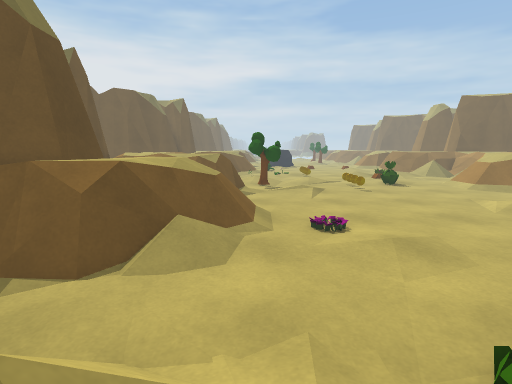
View 1 (above)

21 first-person views from a walk through a Unity game level. The camera is 1.4 m above the floor, tilts 8° down and sees 80° across. The floor is counted in squares, 0.63 m on a side. Each view is taken from the middle of a square. On the plan, view 1 faces up. The plan holds only what a view shows up to about 18 squares ahead; the rest is blank. The place goes on beyond the plan. The player character is not drawn.

View 2
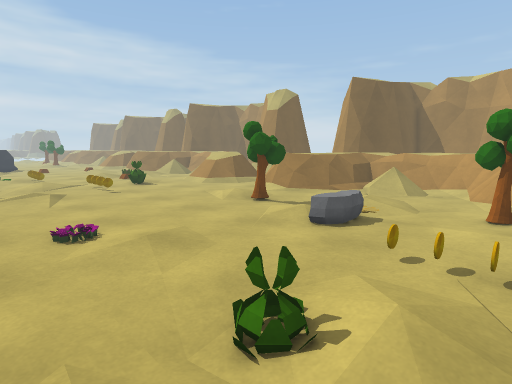

View 3
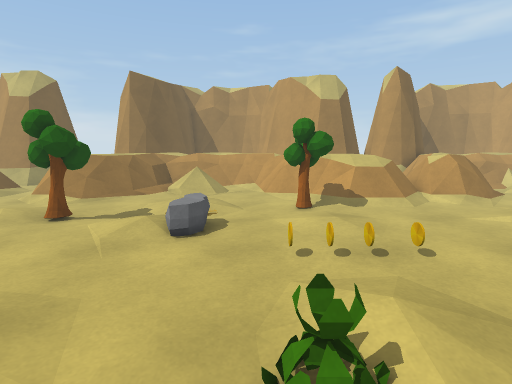

View 4
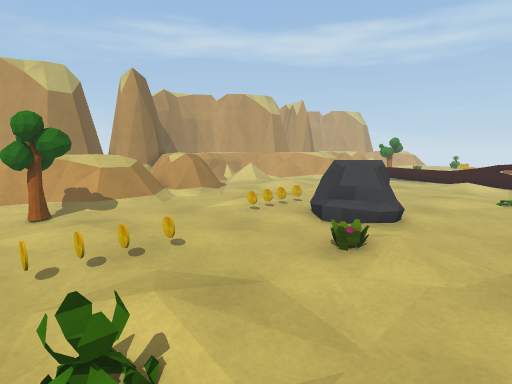

View 5
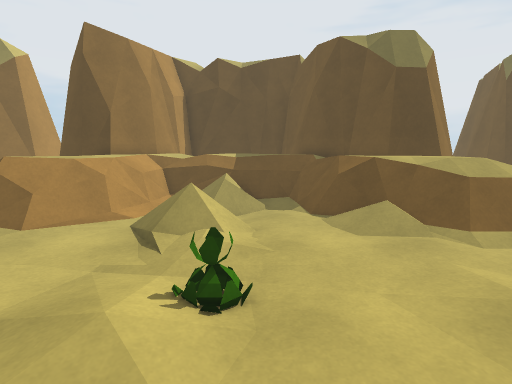

View 6
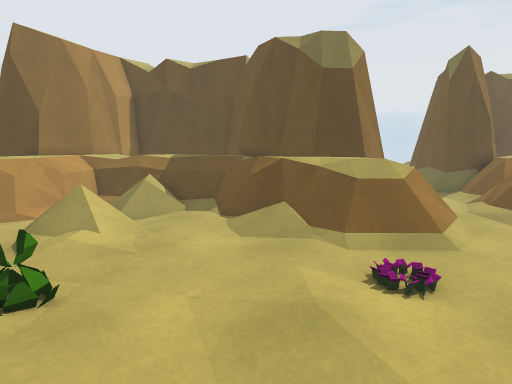

View 7
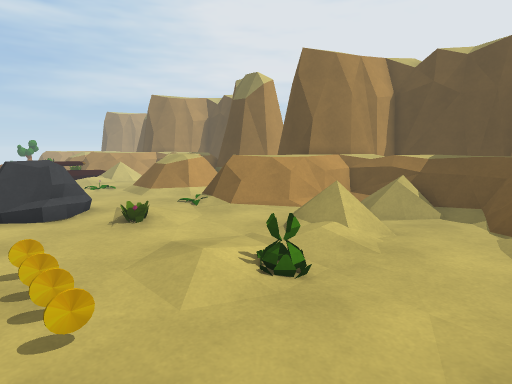

View 8
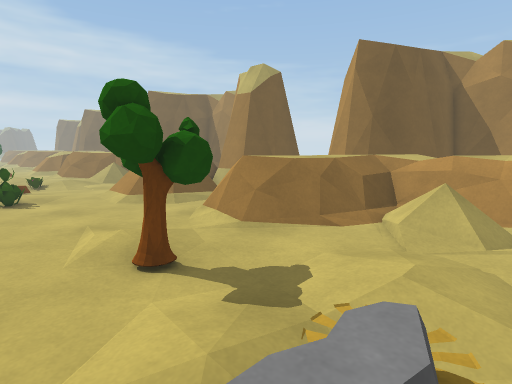

View 9
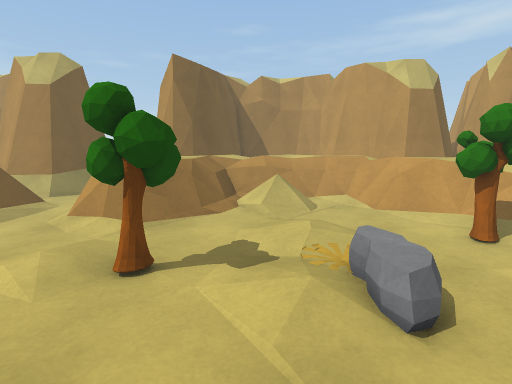

View 10
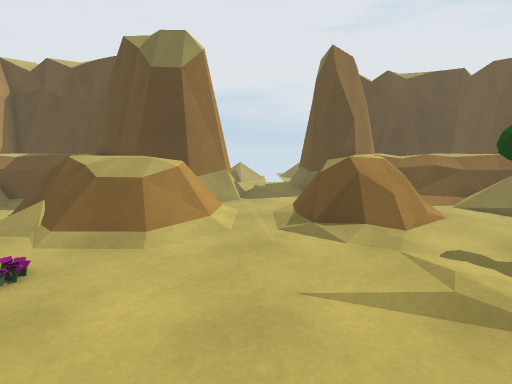

View 11
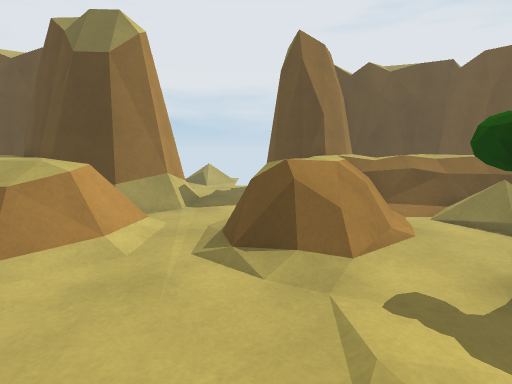

View 12
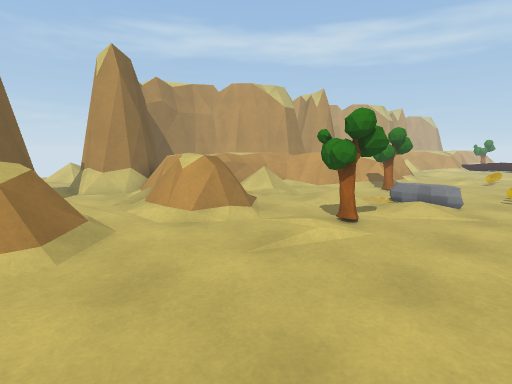

View 13
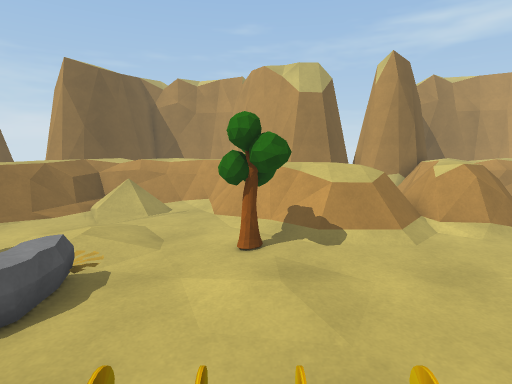

View 14
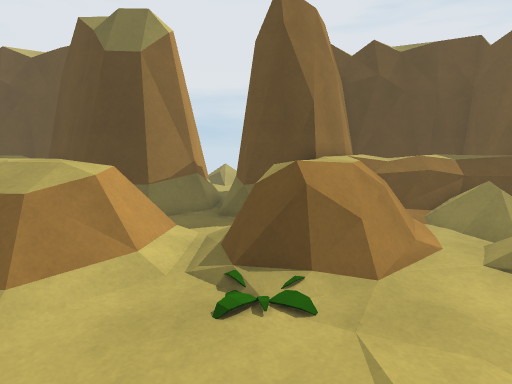

View 15
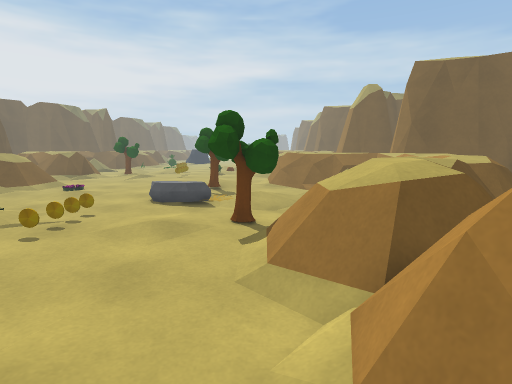

View 16
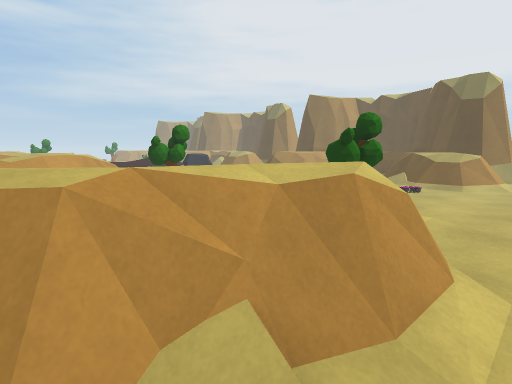

View 17
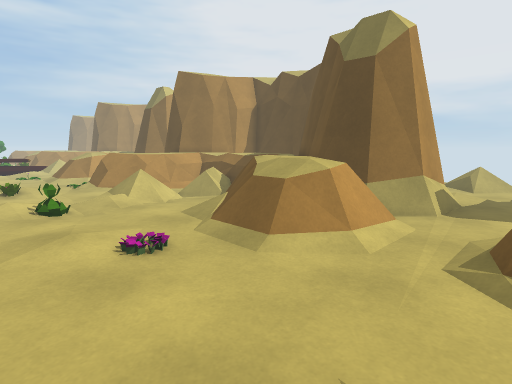

View 18
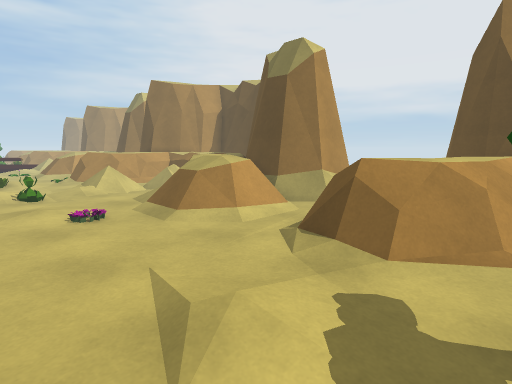

View 19
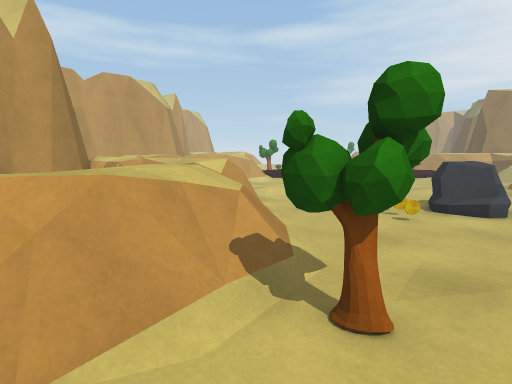

View 20
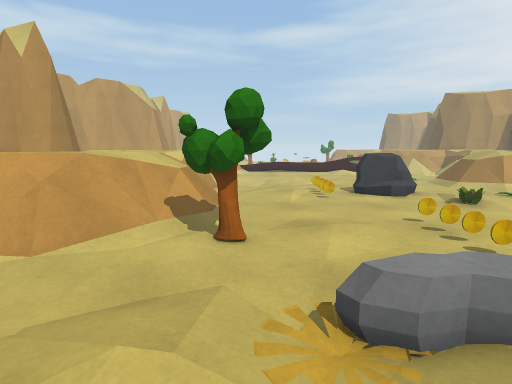

View 21
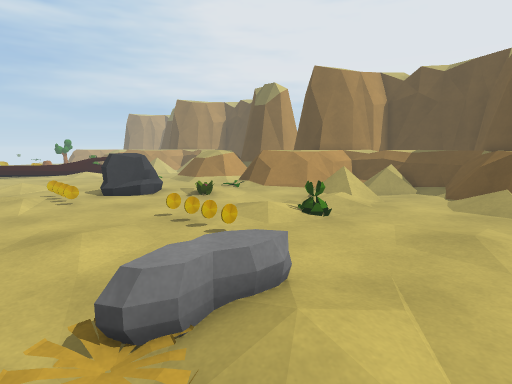

### Floor plan
Key: @ floor where view 1 was taken; # wall or solid block; x gap in a wall; . main floor; : floor 0.25 m higher than the main floor; + floor 0.5 m higher than the main floor; * floor 1 m higher than the main floor; % floor 1.25 m higher than the main floor; / step, stairs or slope; = window, fence, low wall or low ledge; ^ raised ledge; P plant; T tree; R rock; C coin; O other object.
Columns run from 15 left of view 1 to 19 right of it. Each row starts with its distance up from view 1.
 19       #^^^^=#..TTT...O PP...
 18       # ^^^===.......O......=*
 17       #^=^^^^==......O......===  ##
 16    ####===^^^^^...:.........#===..=
 15    ====...#====....................
 14   ..........##.....................
 13 /............................==#...
 12 //. ::####...//.............=^=^=##
 11 /.    #####====/.........:..=*%%*==
 10          ##=^^=/........TT..===%%%#
  9          ## ^^^/........TTT...===*=
  8          ## ^^//.P......T......##==
  7         ## ^^=/...............///=#
  6        #^^^^^#/........::..:..// /#
  5      ###^^===..........OORP...///=#
  4     ##  ^^x......................=#
  3     ## ^^^#....................#==
  2     #= ^^^/////:..P..C....TT..===%#
  1     #   ^^//////..::.C....TTT=^%#=^
  0     #  ^^^...//@.....C....TT:==%=^=
 -1     ###^^=^=#...............+*%%
 -2        ##^^===..............=*%
 -3         ##^^^^=...P.........====
 -4          #  ^^^../:.........#===
 -5          #====P........C....====
 -6      .=  = ..//....RRR.O//..=#%===#
 -7      ###  ####/....RRR.O. ..===%%==
 -8       #   #====/...R .... ...==   #
 -9           # ##=/...... .. .... ==

Positions as (right, up) in squares from view 1, and headings:
1: (0, 0), facing up
2: (0, 0), facing up-right
3: (0, 3), facing right
4: (0, 3), facing down-right
5: (7, 3), facing left
6: (7, 6), facing left
7: (7, 6), facing down-left
8: (7, 4), facing up-right
9: (4, 7), facing right
10: (7, 13), facing left
11: (5, 15), facing left
12: (5, 18), facing down-right
13: (4, 1), facing right
14: (4, -5), facing left
15: (12, -8), facing up
16: (19, 14), facing down-left
17: (5, 15), facing down-left
18: (5, 19), facing down-left
19: (13, 5), facing down
20: (11, 8), facing down
21: (11, 8), facing down-left
